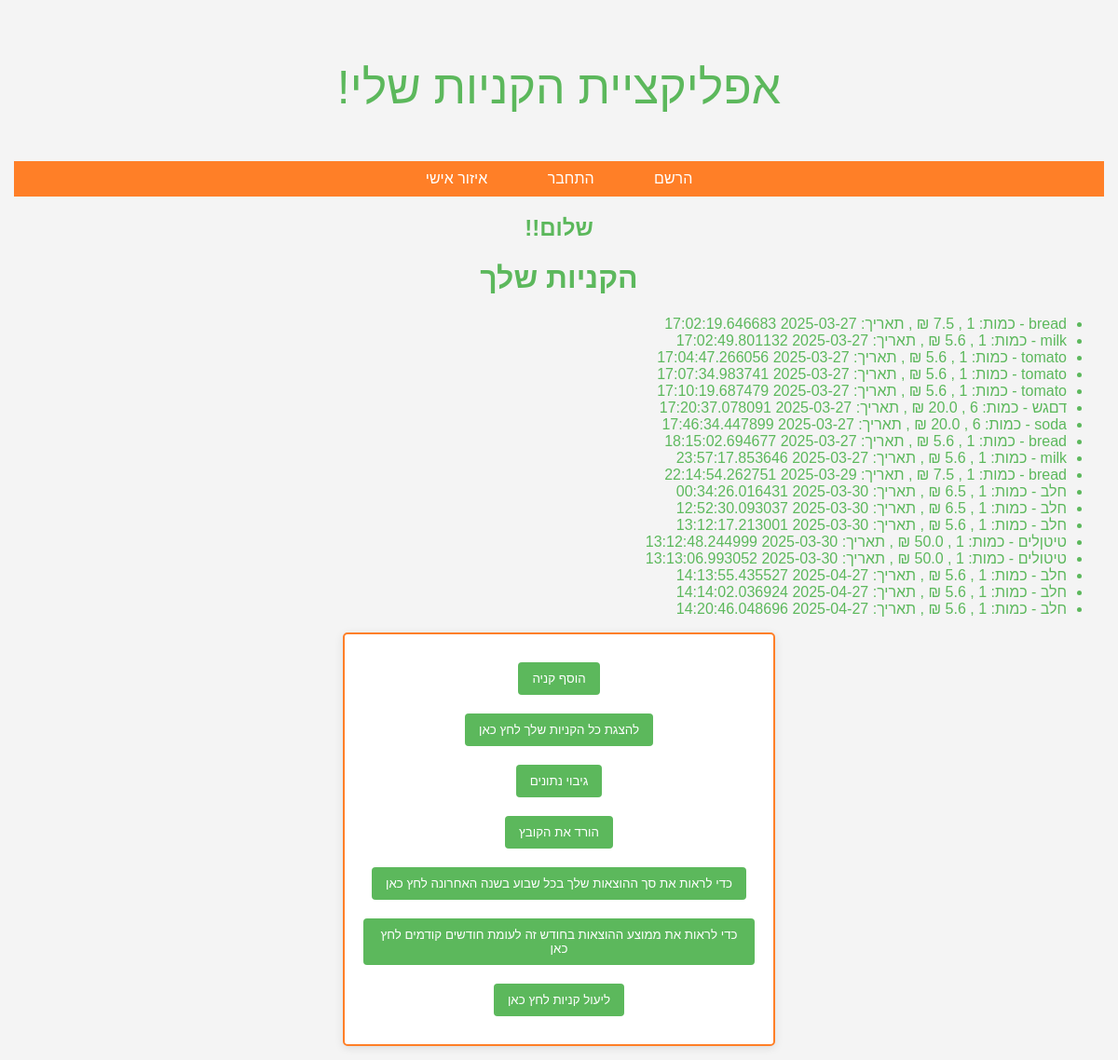
The page /profile/getMore (signed in) on the database its author committed.
### main.py (models this page shows)
class Purchase(db.Model):
    id = db.Column(db.Integer, primary_key=True, autoincrement=True)
    user_id = db.Column(db.Integer, db.ForeignKey('user.user_id'), nullable=False)
    item_name = db.Column(db.String, nullable=False)
    qty = db.Column(db.Integer, default=0)
    price = db.Column(db.Float, nullable=False)
    category = db.Column(db.String, nullable=False)
    date = db.Column(db.DateTime, nullable=False)

### main.py (the view)
@app.route("/profile/getMore", methods=["GET"])
def get_more_purchases():
    user_id = current_user.user_id
    more_purchases = Purchase.query.filter(Purchase.user_id == user_id).all()
    return render_template("Personal_area.html", purchases=more_purchases)

### main.py (called while the page is built)
@login_manager.user_loader
def load_user(user_id):
    return User.query.get(int(user_id))

### templates/Personal_area.html (shortened to what this page needs)
{% extends 'index.html' %}
{% block body %}
  <h2>!!שלום</h2>
    <h1>הקניות שלך</h1>
    {% if purchases %}
        <ul>
            {% for purchase in purchases %}
                <li>{{ purchase.item_name }} -
                    כמות: {{ purchase.qty }} ,
                    {{ purchase.price }} ₪ ,
                    תאריך: {{ purchase.date }}
                </li>
            {% endfor %}
        </ul>
    {% else %}
        <p>!אין קניות להציג</p>
    {% endif %}
<form class="personal_area_class" action="" method="get">
    <button formaction="/add_purchase">הוסף קניה</button>
    <button formaction="/profile/getMore">להצגת כל הקניות שלך לחץ כאן</button>
    <button formaction="http://127.0.0.1:5000/saveData">גיבוי נתונים</button><button formaction="http://127.0.0.1:5000/downloadData">הורד את הקובץ</button>
    <button formaction="http://127.0.0.1:5000/graph1">כדי לראות את סך ההוצאות שלך בכל שבוע בשנה האחרונה לחץ כאן</button>
    <button formaction="http://127.0.0.1:5000/graph2">כדי לראות את ממוצע ההוצאות בחודש זה לעומת חודשים קודמים לחץ כאן</button>
    <button formaction="http://127.0.0.1:5000/optimize_purchases">ליעול קניות לחץ כאן</button>
</form>
{% endblock %}

### static/css/index.css (style rules this page uses)
body { color: #5cb85c; font-family: Arial, sans-serif; background-color: #f4f4f4; margin: 0; padding: 15px; text-align:center; }
h1 { font:220px color: #5cb85c; }
form { background: white; padding: 20px; border-radius: 5px; box-shadow: 0 2px 10px rgba(0, 0, 0, 0.1); border: 2px solid #FF7F27; width: 350px; height: 400px; margin: 0 auto; display: flex; flex-direction: column; align-items: center; }
.personal_area_class { background: white; padding: 20px; border-radius: 5px; box-shadow: 0 2px 10px rgba(0, 0, 0, 0.1); border: 2px solid #FF7F27; width: 420px; height: 400px; margin: 0 auto; display: flex; flex-direction: column; align-items: center; }
button { background-color: #5cb85c; color: white; padding: 10px 15px; border: none; border-radius: 4px; cursor: pointer; margin: 10px 0 ; display: block; }
ul { direction: rtl; text-align: right; }

### rows shown on the page
Purchase: date "2025-03-27 17:02:19.646683"
Purchase: date "2025-03-27 17:02:49.801132"
Purchase: item_name "tomato", date "2025-03-27 17:04:47.266056"
Purchase: item_name "tomato", date "2025-03-27 17:07:34.983741"
Purchase: item_name "tomato", date "2025-03-27 17:10:19.687479"
Purchase: item_name "דםגש", date "2025-03-27 17:20:37.078091"
Purchase: date "2025-03-27 17:46:34.447899"
Purchase: date "2025-03-27 18:15:02.694677"
Purchase: date "2025-03-27 23:57:17.853646"
Purchase: date "2025-03-29 22:14:54.262751"
Purchase: item_name "חלב", date "2025-03-30 00:34:26.016431"
Purchase: item_name "חלב", date "2025-03-30 12:52:30.093037"
Purchase: item_name "חלב", date "2025-03-30 13:12:17.213001"
Purchase: item_name "טיטןלים", date "2025-03-30 13:12:48.244999"
Purchase: item_name "טיטולים", date "2025-03-30 13:13:06.993052"
Purchase: item_name "חלב", date "2025-04-27 14:13:55.435527"
Purchase: item_name "חלב", date "2025-04-27 14:14:02.036924"
Purchase: item_name "חלב", date "2025-04-27 14:20:46.048696"
